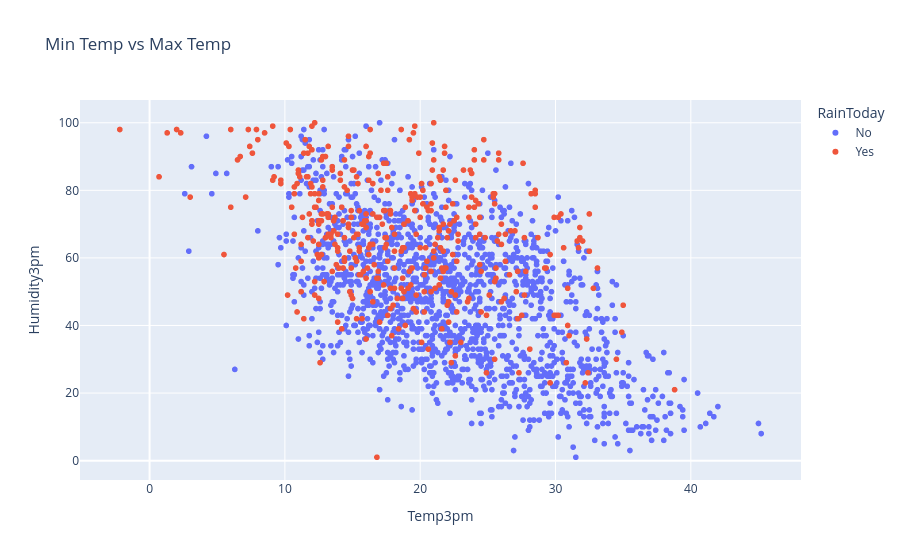

Notebook code cell kept with this figure:
### Code cell
px.scatter(raw_df.sample(2000), title="Min Temp vs Max Temp",x='Temp3pm',y='Humidity3pm',color='RainToday')

### Figure 1 — Plotly figure (JSON) as saved in the notebook; plotly's stock layout.template omitted (floating-point values rounded to 4 significant figures; data arrays with more than 128 entries replaced by an {"elided": "..."} marker saying what was removed)
{"data": [{"hovertemplate": "RainToday=No<br>Temp3pm=%{x}<br>Humidity3pm=%{y}<extra></extra>", "legendgroup": "No", "marker": {"color": "#636efa", "symbol": "circle"}, "mode": "markers", "name": "No", "showlegend": true, "type": "scattergl", "x": {"elided": "1586 float values"}, "xaxis": "x", "y": {"elided": "1586 float values"}, "yaxis": "y"}, {"hovertemplate": "RainToday=Yes<br>Temp3pm=%{x}<br>Humidity3pm=%{y}<extra></extra>", "legendgroup": "Yes", "marker": {"color": "#EF553B", "symbol": "circle"}, "mode": "markers", "name": "Yes", "showlegend": true, "type": "scattergl", "x": {"elided": "414 float values"}, "xaxis": "x", "y": {"elided": "414 float values"}, "yaxis": "y"}], "layout": {"legend": {"title": {"text": "RainToday"}, "tracegroupgap": 0}, "title": {"text": "Min Temp vs Max Temp"}, "xaxis": {"anchor": "y", "domain": [0, 1], "title": {"text": "Temp3pm"}}, "yaxis": {"anchor": "x", "domain": [0, 1], "title": {"text": "Humidity3pm"}}}}
